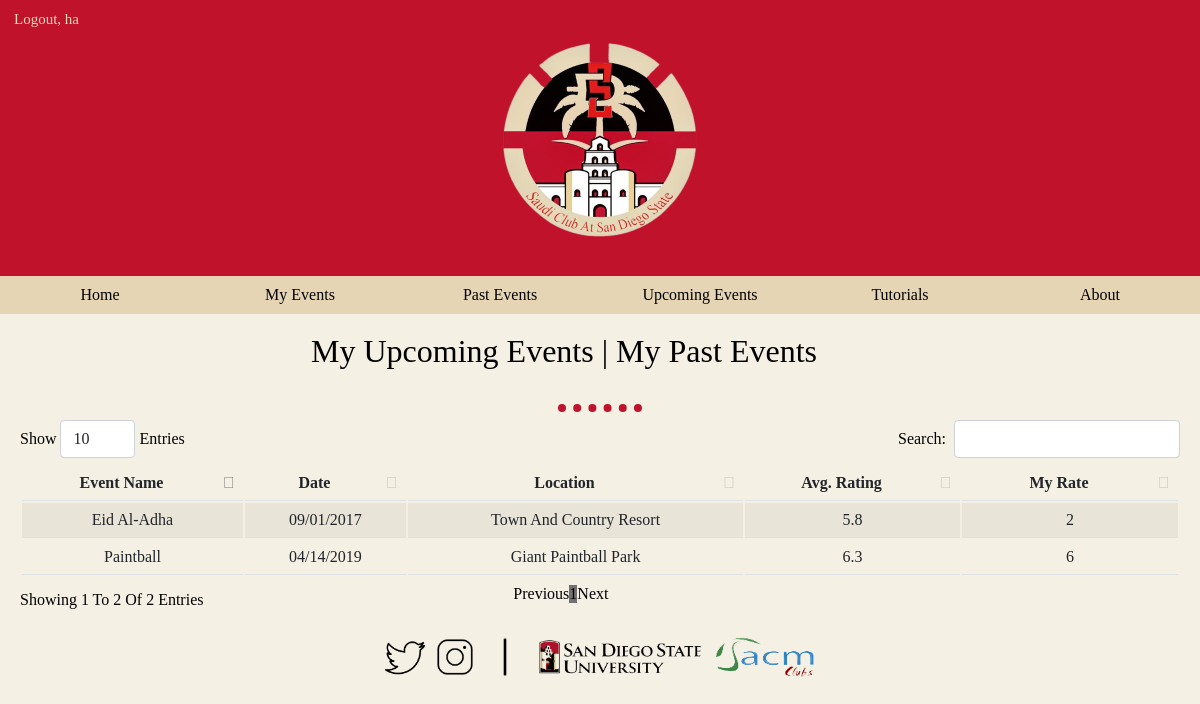
/my-events.php (signed in), run on the app's committed database.
### tables this page shows
CREATE TABLE `userevents` (
  `id` int(11) NOT NULL,
  `userid` int(11) NOT NULL,
  `eventid` int(11) NOT NULL,
  `upcoming` int(11) NOT NULL,
  `registered` int(2) NOT NULL,
  `rating` int(11) DEFAULT NULL
);

CREATE TABLE `events` (
  `eventid` int(11) NOT NULL,
  `eventname` varchar(60) NOT NULL,
  `eventdetails` varchar(300) NOT NULL,
  `eventdate` varchar(60) NOT NULL,
  `eventlocation` varchar(100) NOT NULL,
  `upcoming` int(2) NOT NULL,
  `image` varchar(400) NOT NULL
);

### my-events.php (the view, shortened to what this page needs)
<!DOCTYPE html>
<html>
<head>
  <link rel="stylesheet" href="css/bootstrap.css">
  <link rel="stylesheet" href="css/dataTables.bootstrap.css">
  <link rel="stylesheet" href="css/styles.css">
</head>
<body>
  <?php include 'navbar.php';?>
  <br>
  <div class="Upcoming_events">
    <h2><a href="#updateWithUpcoming"><span class="MyEventsSpan">My Upcoming Events</span></a> | <a href="#updateWithPast"><span class="MyEventsSpan" onclick="##">My Past Events &emsp;&emsp;</span></a> </h2>
  </div>
  <br>
  <hr>
  <div class="Container" style="text-align: left; padding-left: 20px; padding-right: 20px;">
    <div class="Rows">
      <div class="Columns">
        <table id="example" class="table table-striped" style="width:100%; text-align: center;">
          <thead>
            <tr>
              <th>Event Name</th>
              <th>Date</th>
              <th>Location</th>
              <th>Avg. Rating</th>
              <th>My Rate</th>
            </tr>
          </thead>
          <tbody>
            <?php
            if( isset($_SESSION['userid'])) {
              $query = "SELECT * FROM userevents WHERE userid={$_SESSION['userid']} AND registered = 1";
              $past_events = mysqli_query($db, $query);
              while ($row = $past_events->fetch_array(MYSQLI_ASSOC)) {
                $event_id = $row["eventid"];
                $reviewed = !is_null($row["rating"]);
                $query = "SELECT * FROM events WHERE eventid=$event_id";
                $event_details = mysqli_query($db, $query);
                $event = $event_details->fetch_array(MYSQLI_ASSOC);
                $query = "SELECT ROUND(AVG(rating), 1) AS myAvg FROM userevents WHERE eventid=$event_id";
                $result = mysqli_query($db, $query);
                $event_rating = $result->fetch_array(MYSQLI_ASSOC);
                ?>
                <tr>
                  <td> <?php echo $event["eventname"]; ?>  </td>
                  <td> <?php echo $event["eventdate"]; ?></td>
                  <td> <?php echo $event["eventlocation"]; ?> </td>
                  <td> <?php echo $event_rating["myAvg"]; ?> </td>
                  <?php if($reviewed): ?>
                    <td width="200px"> <?php echo $row["rating"]; ?>  </td>
                  <?php endif; ?>
                </tr>
                <?php
              }
            }
            ?>
          </tbody>
        </table>
      </div>
    </div>
  </div>
  <br>
  <?php include 'footer.php';?>
</body>
</html>

### css/styles.css (style rules this page uses)
* { font-family: Copperplate; text-transform: capitalize; }
a:link, a:visited, a:hover { color: black; text-decoration: none; }
body { background-color: #E5D5B55A; margin-top: 0px; margin-left: 0px; margin-right: 0px; margin-bottom: 0px; text-align: center; }
hr { border-color: #C1122B; border-style: none; border-top-style: dotted; border-width: 8px; width: 7%; }
* { box-sizing: border-box }

### data on the page
userevents: eventid.eventname "Paintball", eventid.eventdate "04/14/2019", eventid.eventlocation "Giant Paintball Park", myAvg "6.3", rating "6"
userevents: eventid.eventname "Eid Al-Adha", eventid.eventdate "09/01/2017", eventid.eventlocation "Town And Country Resort", myAvg "5.8", rating "2"

### other printed values
$_SESSION['username'] "ha"
